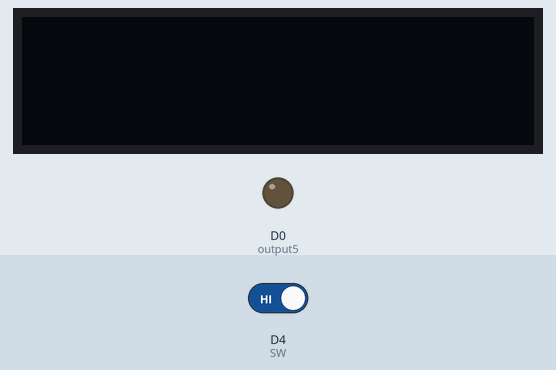
This sketch was run on a simulated ESP8266 (NodeMCU). On the bench: 128×32 one-colour display, output pins drawn as LEDs (lit = HIGH). The test bench sets the inputs (shaded band); at power-on: D4 (SW) HIGH. WiFi joins after 1.5 s; servers stay silent unless stated; uploads are accepted with an empty reply; what the sketch prints to the serial monitor is not drawn.

Above: at 2.7 s.
2.8 s: D4 (SW) driven LOW
16.9 s: D4 (SW) driven HIGH
At 18.3 s:
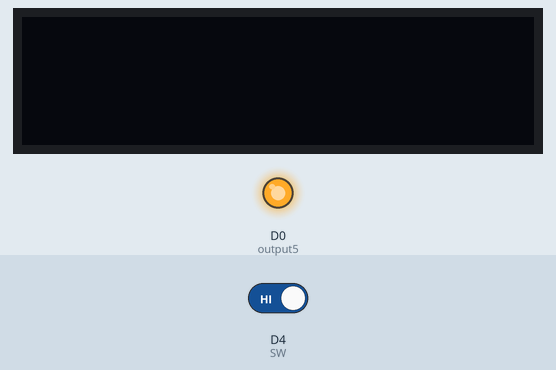
Timing chart, 0 to 28.8 s (numbered marks = the images above; inputs shaded):
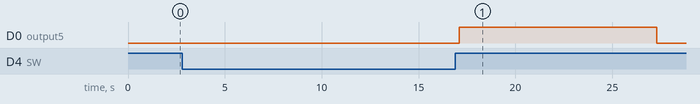

The sketch:

sketch_feb06a.ino
```cpp
#include <ESP8266WiFi.h>
#include <ESP8266HTTPClient.h>
#include <WiFiClient.h>
#include <Arduino_JSON.h>
#define OLED_RESET -1// Include DHT library
#include <Adafruit_GFX.h>             // Include OLED library
#include <Adafruit_SSD1306.h>         // Include OLED library
#define OLED_RESET -1
#define WIRE Wire
Adafruit_SSD1306 OLED = Adafruit_SSD1306(128, 32, &WIRE);

const char* ssid = "HUAWEI-P30";
const char* password = "1111122222";
const int output5 = D0;
const int SW = D4;
String APIUrl = "http://192.168.43.42/lab6_iot/";


unsigned long lastTime = 0;
unsigned long timerDelay = 10000;

String jsonBuffer;

void setup() {
  pinMode(SW, INPUT);
  pinMode(output5, OUTPUT);
  OLED.begin(SSD1306_SWITCHCAPVCC, 0x3C);
  Serial.begin(115200);

  WiFi.begin(ssid, password);
  Serial.println("Connecting");
  while (WiFi.status() != WL_CONNECTED) {
    delay(500);
    Serial.print(".");
  }
  Serial.println("");
  Serial.print("Connected to WiFi network with IP Address: ");
  Serial.println(WiFi.localIP());

  Serial.println("Timer set to 10 seconds (timerDelay variable), it will take 10 seconds before publishing the first reading.");
}

void loop() {
  //  if (digitalRead(SW) == LOW ) {
  //    while (digitalRead(SW) == LOW) {
  //      delay(120);
  //    }
  //  }


  // Send an HTTP GET request
  if ((millis() - lastTime) > timerDelay) {
    // Check WiFi connection status
    if (WiFi.status() == WL_CONNECTED) {
      String serverPath = APIUrl + "readphp.php?id=1" ;

      jsonBuffer = httpGETRequest(serverPath.c_str());
      Serial.print("JsonBuffer: ");
      Serial.println(jsonBuffer);
      if (String(jsonBuffer) == "on" ) {
        digitalWrite( output5 , HIGH);
        if (digitalRead(SW) == LOW ) {
          while (digitalRead(SW) == LOW) {
            //delay(120);
            Serial.println("postAPI.php?statusGET=off");
          }
          String serverPath = APIUrl + "postAPI.php?statusGET=off";
           jsonBuffer = httpGETRequest(serverPath.c_str());
          digitalWrite( output5 , LOW);
        }
      } else {
        digitalWrite( output5 , LOW);
        if (digitalRead(SW) == LOW ) {
          while (digitalRead(SW) == LOW) {
          //delay(10);
            Serial.println("postAPI.php?statusGET=on");
          }
          String serverPath = APIUrl + "postAPI.php?statusGET=on" ;
           jsonBuffer = httpGETRequest(serverPath.c_str());
          digitalWrite( output5 , HIGH);
        }
      }
    }
    else {
      Serial.println("WiFi Disconnected");
    }
    lastTime = millis();
  }
}

String httpGETRequest(const char* serverName) {
  WiFiClient client;
  HTTPClient http;

  // Your IP address with path or Domain name with URL path
  http.begin(client, serverName);

  // Send HTTP POST request
  int httpResponseCode = http.GET();

  String payload = "{}";

  if (httpResponseCode > 0) {
    Serial.print("HTTP Response code: ");
    Serial.println(httpResponseCode);
    payload = http.getString();
  }
  else {
    Serial.print("Error code: ");
    Serial.println(httpResponseCode);
  }
  // Free resources
  http.end();

  return payload;
}
```

Measured:
- after the input at 16.9 s, D0 (output5): LOW → HIGH after 0.20 s, → LOW 10.2 s later
